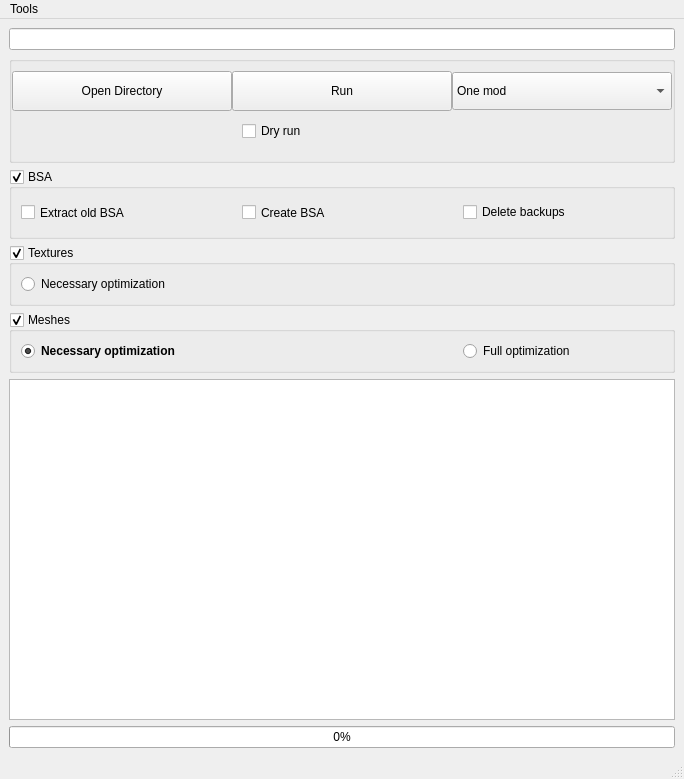
<?xml version="1.0" encoding="UTF-8"?>
<ui version="4.0">
 <class>TES5</class>
 <widget class="QMainWindow" name="TES5">
  <property name="geometry">
   <rect>
    <x>0</x>
    <y>0</y>
    <width>684</width>
    <height>779</height>
   </rect>
  </property>
  <property name="sizePolicy">
   <sizepolicy hsizetype="Expanding" vsizetype="Expanding">
    <horstretch>0</horstretch>
    <verstretch>0</verstretch>
   </sizepolicy>
  </property>
  <property name="cursor">
   <cursorShape>ArrowCursor</cursorShape>
  </property>
  <property name="windowTitle">
   <string>Cathedral Assets Optimizer : TES5</string>
  </property>
  <property name="whatsThis">
   <string>Will write which files would be affected, without actually processing them</string>
  </property>
  <widget class="QWidget" name="centralwidget">
   <layout class="QVBoxLayout" name="verticalLayout">
    <item>
     <widget class="QLineEdit" name="userPathTextEdit">
      <property name="sizePolicy">
       <sizepolicy hsizetype="Minimum" vsizetype="Fixed">
        <horstretch>0</horstretch>
        <verstretch>0</verstretch>
       </sizepolicy>
      </property>
     </widget>
    </item>
    <item>
     <widget class="QGroupBox" name="mainGroupBox">
      <property name="sizePolicy">
       <sizepolicy hsizetype="Preferred" vsizetype="Fixed">
        <horstretch>0</horstretch>
        <verstretch>0</verstretch>
       </sizepolicy>
      </property>
      <property name="maximumSize">
       <size>
        <width>16777215</width>
        <height>16777215</height>
       </size>
      </property>
      <property name="title">
       <string/>
      </property>
      <property name="flat">
       <bool>false</bool>
      </property>
      <layout class="QGridLayout" name="gridLayout_3">
       <property name="leftMargin">
        <number>0</number>
       </property>
       <property name="topMargin">
        <number>9</number>
       </property>
       <property name="rightMargin">
        <number>0</number>
       </property>
       <property name="spacing">
        <number>0</number>
       </property>
       <item row="0" column="1" alignment="Qt::AlignHCenter">
        <widget class="QPushButton" name="processButton">
         <property name="sizePolicy">
          <sizepolicy hsizetype="Fixed" vsizetype="Fixed">
           <horstretch>0</horstretch>
           <verstretch>0</verstretch>
          </sizepolicy>
         </property>
         <property name="minimumSize">
          <size>
           <width>220</width>
           <height>40</height>
          </size>
         </property>
         <property name="maximumSize">
          <size>
           <width>230</width>
           <height>16777215</height>
          </size>
         </property>
         <property name="text">
          <string>Run</string>
         </property>
        </widget>
       </item>
       <item row="0" column="2" alignment="Qt::AlignHCenter">
        <widget class="QComboBox" name="modeChooserComboBox">
         <property name="sizePolicy">
          <sizepolicy hsizetype="Fixed" vsizetype="Fixed">
           <horstretch>0</horstretch>
           <verstretch>0</verstretch>
          </sizepolicy>
         </property>
         <property name="minimumSize">
          <size>
           <width>220</width>
           <height>38</height>
          </size>
         </property>
         <property name="maximumSize">
          <size>
           <width>230</width>
           <height>16777215</height>
          </size>
         </property>
         <item>
          <property name="text">
           <string>One mod</string>
          </property>
         </item>
         <item>
          <property name="text">
           <string>Several mods (MO)</string>
          </property>
         </item>
        </widget>
       </item>
       <item row="1" column="1" alignment="Qt::AlignHCenter|Qt::AlignVCenter">
        <widget class="QCheckBox" name="dryRunCheckBox">
         <property name="sizePolicy">
          <sizepolicy hsizetype="Expanding" vsizetype="Fixed">
           <horstretch>0</horstretch>
           <verstretch>0</verstretch>
          </sizepolicy>
         </property>
         <property name="minimumSize">
          <size>
           <width>200</width>
           <height>40</height>
          </size>
         </property>
         <property name="maximumSize">
          <size>
           <width>200</width>
           <height>16777215</height>
          </size>
         </property>
         <property name="sizeIncrement">
          <size>
           <width>100</width>
           <height>0</height>
          </size>
         </property>
         <property name="baseSize">
          <size>
           <width>140</width>
           <height>40</height>
          </size>
         </property>
         <property name="cursor">
          <cursorShape>WhatsThisCursor</cursorShape>
         </property>
         <property name="toolTip">
          <string>&lt;html&gt;&lt;head/&gt;&lt;body&gt;&lt;p&gt;Will list all files that would be modified, without actually processing them.&lt;/p&gt;&lt;/body&gt;&lt;/html&gt;</string>
         </property>
         <property name="autoFillBackground">
          <bool>false</bool>
         </property>
         <property name="text">
          <string>Dry run</string>
         </property>
        </widget>
       </item>
       <item row="0" column="0" alignment="Qt::AlignHCenter">
        <widget class="QPushButton" name="userPathButton">
         <property name="sizePolicy">
          <sizepolicy hsizetype="Fixed" vsizetype="Fixed">
           <horstretch>0</horstretch>
           <verstretch>0</verstretch>
          </sizepolicy>
         </property>
         <property name="minimumSize">
          <size>
           <width>220</width>
           <height>40</height>
          </size>
         </property>
         <property name="maximumSize">
          <size>
           <width>230</width>
           <height>16777215</height>
          </size>
         </property>
         <property name="text">
          <string>Open Directory</string>
         </property>
        </widget>
       </item>
      </layout>
     </widget>
    </item>
    <item>
     <widget class="QGroupBox" name="BsaGroupBox">
      <property name="sizePolicy">
       <sizepolicy hsizetype="Expanding" vsizetype="Fixed">
        <horstretch>0</horstretch>
        <verstretch>0</verstretch>
       </sizepolicy>
      </property>
      <property name="title">
       <string>BSA</string>
      </property>
      <property name="flat">
       <bool>true</bool>
      </property>
      <property name="checkable">
       <bool>true</bool>
      </property>
      <layout class="QGridLayout" name="gridLayout">
       <item row="0" column="2" alignment="Qt::AlignHCenter">
        <widget class="QCheckBox" name="createtBsaCheckbox">
         <property name="sizePolicy">
          <sizepolicy hsizetype="Fixed" vsizetype="Expanding">
           <horstretch>0</horstretch>
           <verstretch>0</verstretch>
          </sizepolicy>
         </property>
         <property name="minimumSize">
          <size>
           <width>200</width>
           <height>29</height>
          </size>
         </property>
         <property name="cursor">
          <cursorShape>WhatsThisCursor</cursorShape>
         </property>
         <property name="toolTip">
          <string>&lt;html&gt;&lt;head/&gt;&lt;body&gt;&lt;p&gt;&lt;span&gt;Creates a new BSA, packing the existing loose files. &lt;/span&gt;&lt;span style=&quot; font-weight:600;&quot;&gt;Warning&lt;/span&gt;. If you enable this option, the process will be considerably slowed down.&lt;/p&gt;&lt;/body&gt;&lt;/html&gt;</string>
         </property>
         <property name="text">
          <string>Create BSA</string>
         </property>
        </widget>
       </item>
       <item row="0" column="1" alignment="Qt::AlignLeft">
        <widget class="QCheckBox" name="extractBsaCheckbox">
         <property name="sizePolicy">
          <sizepolicy hsizetype="Fixed" vsizetype="Expanding">
           <horstretch>0</horstretch>
           <verstretch>0</verstretch>
          </sizepolicy>
         </property>
         <property name="minimumSize">
          <size>
           <width>200</width>
           <height>29</height>
          </size>
         </property>
         <property name="cursor">
          <cursorShape>WhatsThisCursor</cursorShape>
         </property>
         <property name="toolTip">
          <string>&lt;html&gt;&lt;head/&gt;&lt;body&gt;&lt;p&gt;Extracts any BSAs present in the mod folder. &lt;span style=&quot; font-weight:600;&quot;&gt;Warning&lt;/span&gt;. If you enable this option, the process will be considerably slowed down.&lt;/p&gt;&lt;/body&gt;&lt;/html&gt;</string>
         </property>
         <property name="text">
          <string>Extract old BSA</string>
         </property>
        </widget>
       </item>
       <item row="0" column="3" alignment="Qt::AlignRight">
        <widget class="QCheckBox" name="bsaDeleteBackupsCheckbox">
         <property name="sizePolicy">
          <sizepolicy hsizetype="Fixed" vsizetype="Fixed">
           <horstretch>0</horstretch>
           <verstretch>0</verstretch>
          </sizepolicy>
         </property>
         <property name="minimumSize">
          <size>
           <width>200</width>
           <height>0</height>
          </size>
         </property>
         <property name="cursor">
          <cursorShape>WhatsThisCursor</cursorShape>
         </property>
         <property name="toolTip">
          <string>&lt;html&gt;&lt;head/&gt;&lt;body&gt;&lt;p&gt;By default, a backup of existing bsa is created. Enabling this option will disable those backups.&lt;/p&gt;&lt;/body&gt;&lt;/html&gt;</string>
         </property>
         <property name="text">
          <string>Delete backups </string>
         </property>
        </widget>
       </item>
      </layout>
     </widget>
    </item>
    <item>
     <widget class="QGroupBox" name="texturesGroupBox">
      <property name="sizePolicy">
       <sizepolicy hsizetype="Expanding" vsizetype="Fixed">
        <horstretch>0</horstretch>
        <verstretch>0</verstretch>
       </sizepolicy>
      </property>
      <property name="title">
       <string>Textures</string>
      </property>
      <property name="flat">
       <bool>true</bool>
      </property>
      <property name="checkable">
       <bool>true</bool>
      </property>
      <layout class="QHBoxLayout" name="horizontalLayout_2">
       <item alignment="Qt::AlignLeft">
        <widget class="QRadioButton" name="TexturesNecessaryOptimizationRadioButton">
         <property name="sizePolicy">
          <sizepolicy hsizetype="Fixed" vsizetype="Fixed">
           <horstretch>0</horstretch>
           <verstretch>0</verstretch>
          </sizepolicy>
         </property>
         <property name="minimumSize">
          <size>
           <width>200</width>
           <height>0</height>
          </size>
         </property>
         <property name="cursor">
          <cursorShape>WhatsThisCursor</cursorShape>
         </property>
         <property name="toolTip">
          <string>&lt;html&gt;&lt;head/&gt;&lt;body&gt;&lt;p&gt;Converts any TGA files into DDS, as SSE cannot read these. Attempts to convert and fix any textures that would crash the game, as some older formats are incompatible with SSE.&lt;/p&gt;&lt;p&gt;&lt;br/&gt;&lt;/p&gt;&lt;/body&gt;&lt;/html&gt;</string>
         </property>
         <property name="text">
          <string>Necessary optimization</string>
         </property>
        </widget>
       </item>
      </layout>
     </widget>
    </item>
    <item>
     <widget class="QGroupBox" name="meshesGroupBox">
      <property name="sizePolicy">
       <sizepolicy hsizetype="Expanding" vsizetype="Fixed">
        <horstretch>0</horstretch>
        <verstretch>0</verstretch>
       </sizepolicy>
      </property>
      <property name="title">
       <string>Meshes</string>
      </property>
      <property name="flat">
       <bool>true</bool>
      </property>
      <property name="checkable">
       <bool>true</bool>
      </property>
      <layout class="QHBoxLayout" name="horizontalLayout_3">
       <item alignment="Qt::AlignLeft">
        <widget class="QRadioButton" name="MeshesNecessaryOptimizationRadioButton">
         <property name="sizePolicy">
          <sizepolicy hsizetype="Fixed" vsizetype="Fixed">
           <horstretch>0</horstretch>
           <verstretch>0</verstretch>
          </sizepolicy>
         </property>
         <property name="minimumSize">
          <size>
           <width>200</width>
           <height>0</height>
          </size>
         </property>
         <property name="font">
          <font>
           <weight>75</weight>
           <bold>true</bold>
          </font>
         </property>
         <property name="cursor">
          <cursorShape>WhatsThisCursor</cursorShape>
         </property>
         <property name="toolTip">
          <string>&lt;html&gt;&lt;head/&gt;&lt;body&gt;&lt;p&gt;Attempts to repair meshes which are guaranteed to crash the game. Headparts are included.&lt;/p&gt;&lt;/body&gt;&lt;/html&gt;</string>
         </property>
         <property name="text">
          <string>Necessary optimization</string>
         </property>
         <property name="checked">
          <bool>true</bool>
         </property>
        </widget>
       </item>
       <item alignment="Qt::AlignRight">
        <widget class="QRadioButton" name="MeshesFullOptimizationRadioButton">
         <property name="sizePolicy">
          <sizepolicy hsizetype="Fixed" vsizetype="Fixed">
           <horstretch>0</horstretch>
           <verstretch>0</verstretch>
          </sizepolicy>
         </property>
         <property name="minimumSize">
          <size>
           <width>200</width>
           <height>0</height>
          </size>
         </property>
         <property name="cursor">
          <cursorShape>WhatsThisCursor</cursorShape>
         </property>
         <property name="toolTip">
          <string>&lt;html&gt;&lt;head/&gt;&lt;body&gt;&lt;p&gt;Fully optimize all meshes. Only apply if standard mesh optimization ignored necessary files. May lower visual quality.&lt;/p&gt;&lt;/body&gt;&lt;/html&gt;</string>
         </property>
         <property name="text">
          <string>Full optimization</string>
         </property>
        </widget>
       </item>
      </layout>
     </widget>
    </item>
    <item>
     <widget class="QPlainTextEdit" name="plainTextEdit"/>
    </item>
    <item>
     <widget class="QProgressBar" name="progressBar">
      <property name="value">
       <number>0</number>
      </property>
     </widget>
    </item>
   </layout>
  </widget>
  <widget class="QStatusBar" name="statusbar"/>
  <widget class="QMenuBar" name="menuBar">
   <property name="geometry">
    <rect>
     <x>0</x>
     <y>0</y>
     <width>684</width>
     <height>20</height>
    </rect>
   </property>
   <widget class="QMenu" name="menuTools">
    <property name="title">
     <string>Tools</string>
    </property>
    <widget class="QMenu" name="menuLog_verbosity">
     <property name="title">
      <string>Log verbosity</string>
     </property>
     <addaction name="actionLogVerbosityTrace"/>
     <addaction name="actionLogVerbosityNote"/>
     <addaction name="actionLogVerbosityInfo"/>
    </widget>
    <addaction name="menuLog_verbosity"/>
    <addaction name="actionChangeTheme"/>
   </widget>
   <addaction name="menuTools"/>
  </widget>
  <action name="actionChangeTheme">
   <property name="text">
    <string>Select theme</string>
   </property>
  </action>
  <action name="actionLogVerbosityTrace">
   <property name="checkable">
    <bool>true</bool>
   </property>
   <property name="text">
    <string>Max</string>
   </property>
   <property name="toolTip">
    <string>Maximal</string>
   </property>
   <property name="statusTip">
    <string>Use it only if you want to report a bug</string>
   </property>
   <property name="whatsThis">
    <string/>
   </property>
  </action>
  <action name="actionLogVerbosityNote">
   <property name="checkable">
    <bool>true</bool>
   </property>
   <property name="text">
    <string>Medium</string>
   </property>
   <property name="statusTip">
    <string>Normal log</string>
   </property>
   <property name="whatsThis">
    <string/>
   </property>
  </action>
  <action name="actionLogVerbosityInfo">
   <property name="checkable">
    <bool>true</bool>
   </property>
   <property name="text">
    <string>Low</string>
   </property>
   <property name="statusTip">
    <string>Will show nearly no information</string>
   </property>
  </action>
 </widget>
 <resources/>
 <connections/>
</ui>
